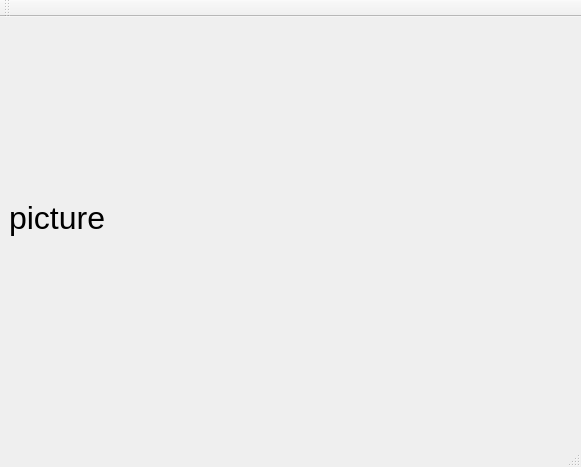
<?xml version="1.0" encoding="UTF-8"?>
<ui version="4.0">
 <class>MainWindow</class>
 <widget class="QMainWindow" name="MainWindow">
  <property name="geometry">
   <rect>
    <x>0</x>
    <y>0</y>
    <width>581</width>
    <height>467</height>
   </rect>
  </property>
  <property name="font">
   <font>
    <pointsize>24</pointsize>
   </font>
  </property>
  <property name="windowTitle">
   <string>MainWindow</string>
  </property>
  <widget class="QWidget" name="centralWidget">
   <widget class="QLabel" name="label">
    <property name="geometry">
     <rect>
      <x>9</x>
      <y>5</y>
      <width>571</width>
      <height>391</height>
     </rect>
    </property>
    <property name="autoFillBackground">
     <bool>true</bool>
    </property>
    <property name="text">
     <string>picture</string>
    </property>
   </widget>
  </widget>
  <widget class="QMenuBar" name="menuBar">
   <property name="geometry">
    <rect>
     <x>0</x>
     <y>0</y>
     <width>581</width>
     <height>22</height>
    </rect>
   </property>
   <property name="autoFillBackground">
    <bool>true</bool>
   </property>
   <property name="defaultUp">
    <bool>true</bool>
   </property>
   <property name="nativeMenuBar">
    <bool>true</bool>
   </property>
  </widget>
  <widget class="QToolBar" name="mainToolBar">
   <attribute name="toolBarArea">
    <enum>TopToolBarArea</enum>
   </attribute>
   <attribute name="toolBarBreak">
    <bool>false</bool>
   </attribute>
  </widget>
  <widget class="QStatusBar" name="statusBar"/>
 </widget>
 <layoutdefault spacing="6" margin="11"/>
 <resources/>
 <connections/>
</ui>
